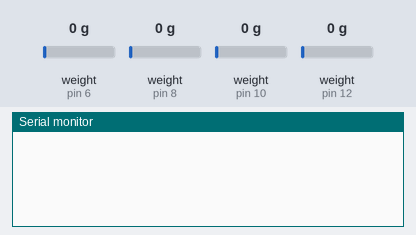
Bench run of a sketch on a simulated Arduino Uno, built with avr-gcc and run on an emulated ATmega328P. Parts: the last lines printed to the serial monitor. Inputs (shaded band) come from the test bench; at power-on: weight on the scale (sensors on pin 6, pin 8, pin 10, pin 12) 0 g.

Above: at 5.2 s.
5.3 s: weight on the scale (sensor on pin 6) set to 100 g
At 8.9 s:
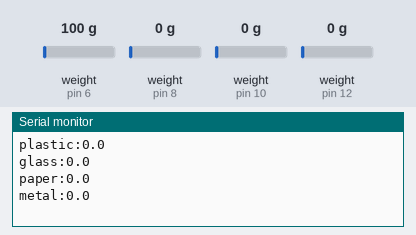
10.1 s: weight on the scale (sensor on pin 8) set to 100 g
At 14.0 s:
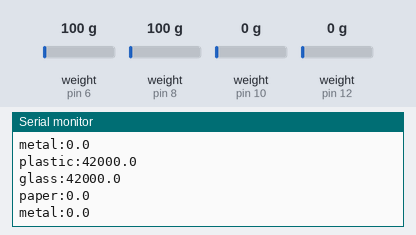
14.9 s: weight on the scale (sensor on pin 10) set to 100 g
At 19.1 s:
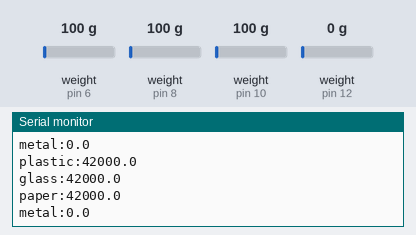
19.7 s: weight on the scale (sensor on pin 12) set to 100 g
At 24.2 s:
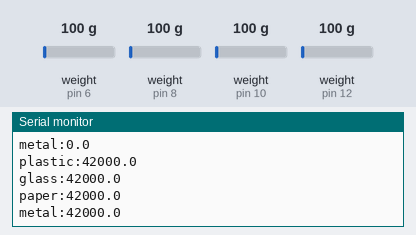
24.5 s: weight on the scale (sensor on pin 6) set to 1250 g
29.3 s: weight on the scale (sensor on pin 8) set to 1250 g
At 34.4 s:
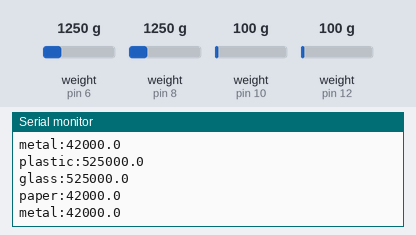
Timing chart, 0 to 35.1 s (numbered marks = the images above; inputs shaded):
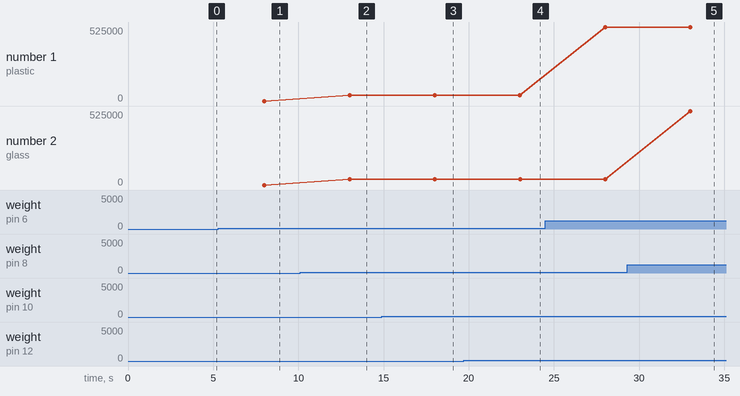

The sketch:

sketch_jun5b.ino
```cpp
#include "HX711.h"

const int loadcell_dt_plastic = 6;
const int loadcell_sck_plastic = 7;

const int loadcell_dt_glass = 8;
const int loadcell_sck_glass = 9;

const int loadcell_dt_paper = 10;
const int loadcell_sck_paper = 11;

const int loadcell_dt_metal = 12;
const int loadcell_sck_metal = 13;

HX711 scale_plastic;
HX711 scale_glass;
HX711 scale_paper;
HX711 scale_metal;

float cal_plastic = 1.0;
float cal_glass   = 1.0;
float cal_paper   = 1.0;
float cal_metal   = 1.0;

void setup() {
  Serial.begin(115200);

  scale_plastic.begin(loadcell_dt_plastic, loadcell_sck_plastic);
  scale_glass.begin(loadcell_dt_glass, loadcell_sck_glass);
  scale_paper.begin(loadcell_dt_paper, loadcell_sck_paper);
  scale_metal.begin(loadcell_dt_metal, loadcell_sck_metal);

  scale_plastic.set_scale(); scale_plastic.tare();
  scale_glass.set_scale();   scale_glass.tare();
  scale_paper.set_scale();   scale_paper.tare();
  scale_metal.set_scale();   scale_metal.tare();
}

void loop() {
  scale_plastic.set_scale(cal_plastic);
  scale_glass.set_scale(cal_glass);
  scale_paper.set_scale(cal_paper);
  scale_metal.set_scale(cal_metal);

  float gram_plastic = abs(scale_plastic.get_units(10));
  float gram_glass   = abs(scale_glass.get_units(10));
  float gram_paper   = abs(scale_paper.get_units(10));
  float gram_metal   = abs(scale_metal.get_units(10));

  Serial.print("plastic:"); Serial.println(gram_plastic, 1);
  Serial.print("glass:");   Serial.println(gram_glass, 1);
  Serial.print("paper:");   Serial.println(gram_paper, 1);
  Serial.print("metal:");   Serial.println(gram_metal, 1);

  delay(1000);
}
```

Measured:
- after the input at 10.1 s, the serial monitor: prints a new line after 2.9 s (image 2)
- after the input at 14.9 s, the serial monitor: prints a new line after 3.1 s (image 3)
- after the input at 19.7 s, the serial monitor: prints a new line after 3.3 s (image 4)
- after the input at 29.3 s, the serial monitor: prints a new line after 3.7 s (image 5)
- plotted number 1: 42000 → 525000 after the input at 24.5 s
